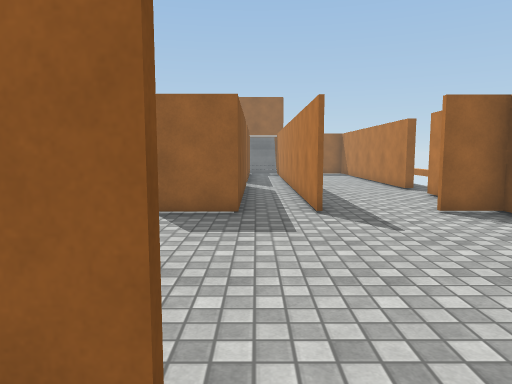
View 1 (above)

16 first-person views from a walk through a 3-D level made in the Unity game engine. The camera is 1.3 m above the floor, tilts 6° down and sees 70° across. The floor is counted in squares, 1 m on a side. Each view is taken from the middle of a square. On the plan, view 1 faces up. The plan holds only what a view shows up to about 15 squares ahead; the rest is blank. The place goes on beyond the plan. The player is left out. Surface patterns are stand-ins for the level's own textures.

View 2
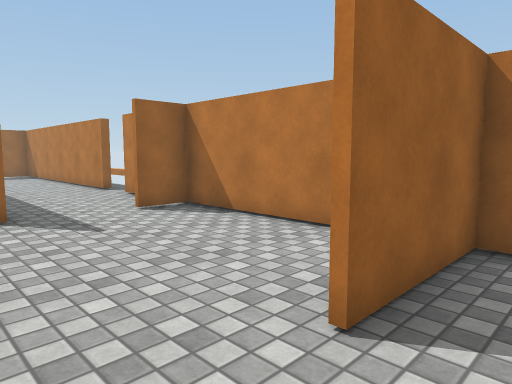

View 3
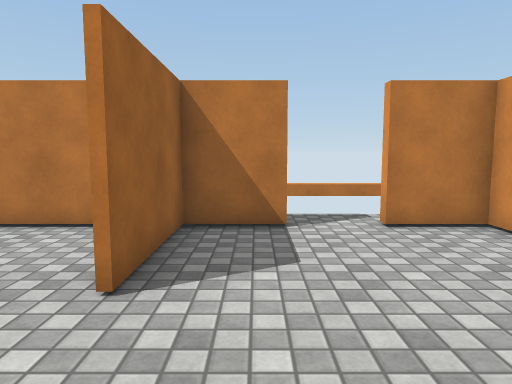

View 4
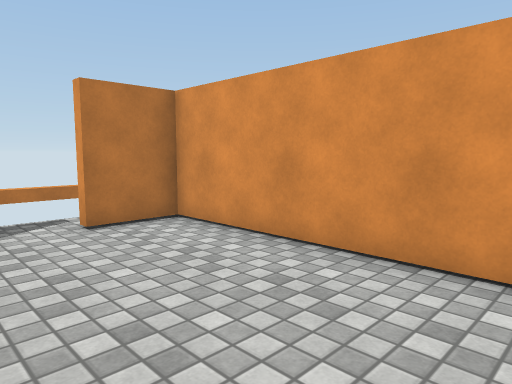

View 5
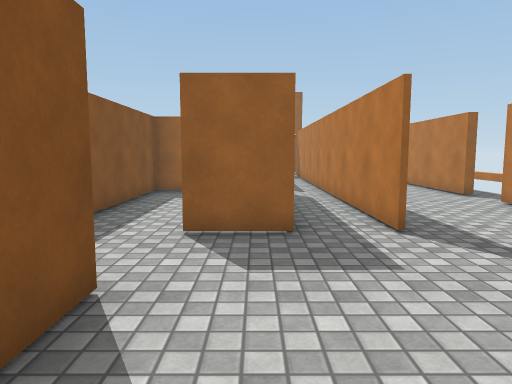

View 6
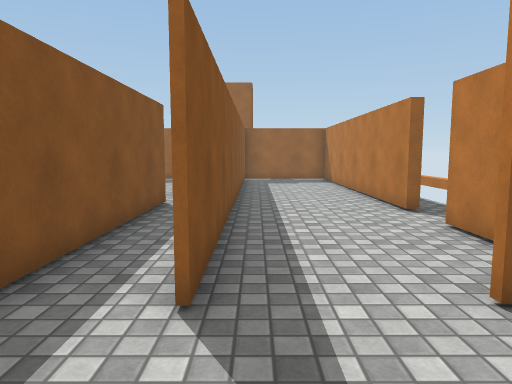

View 7
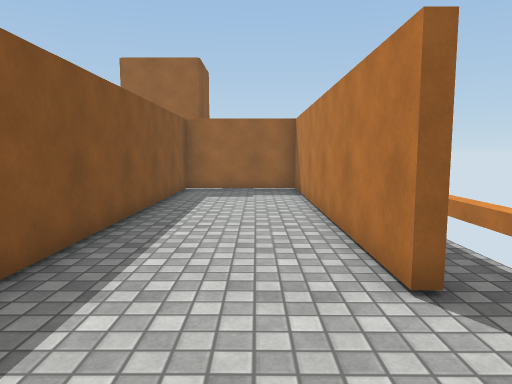

View 8
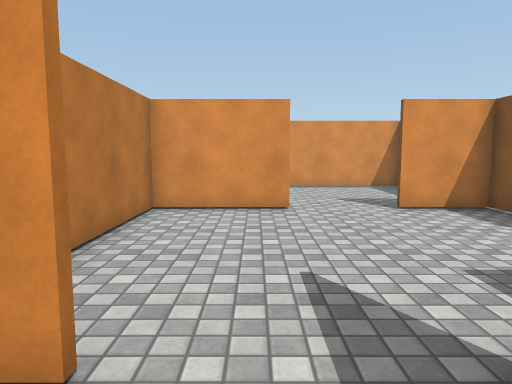

View 9
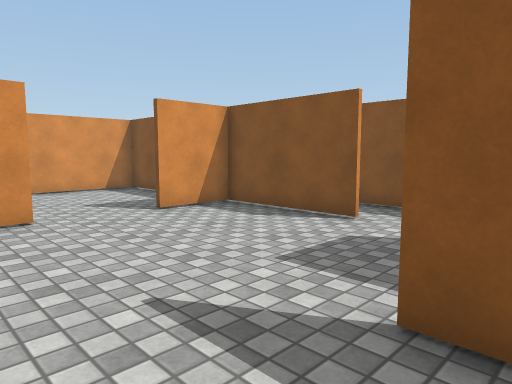

View 10
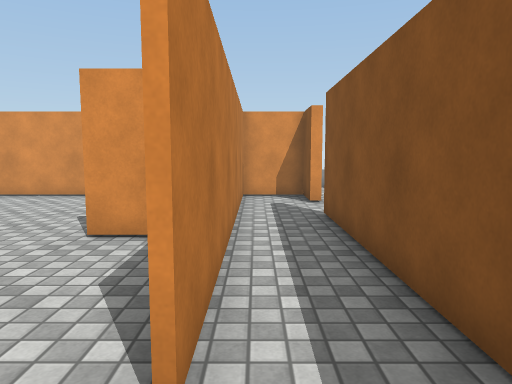

View 11
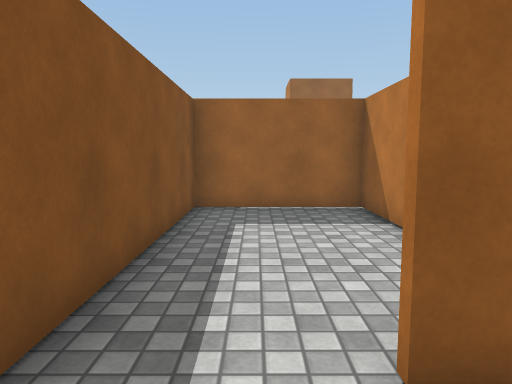

View 12
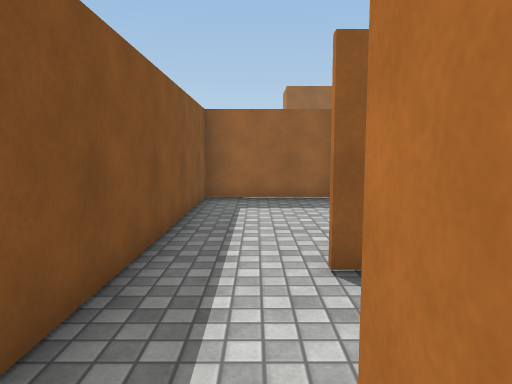

View 13
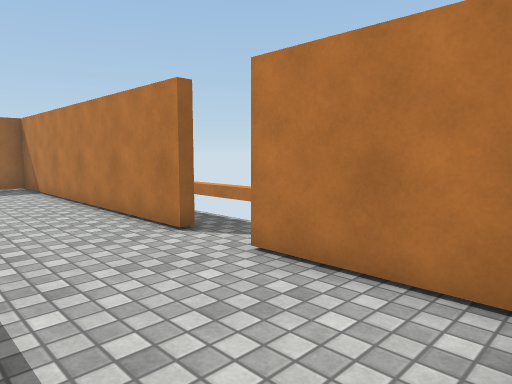

View 14
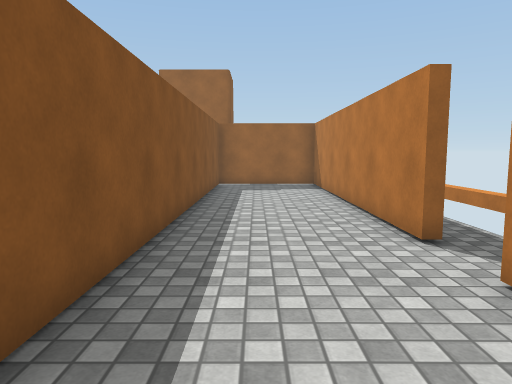

View 15
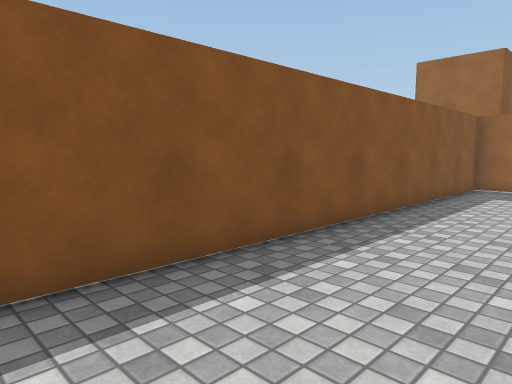

View 16
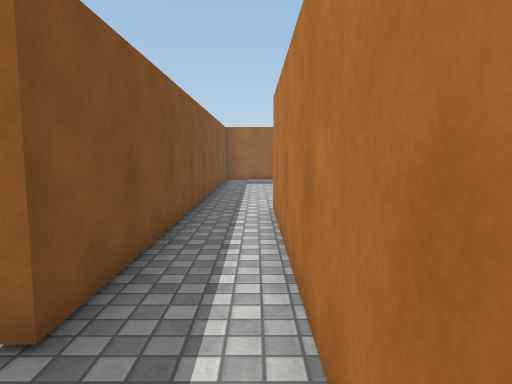

### Floor plan
Points are (right, up) in squares from view 1. A wall is a line through its corners. A room is listed if a view was taken in it or the views show most of it. See-through windows are left out.
Room 1 (views 1, 2, 3, 4, 5, 6, 7, 8, 9, 13, 14, 15)
walls: (5.4, 8.5) (5.4, 11.6); (-0.4, 7.8) (-2.2, 7.8); (5.4, 13.2) (5.4, 23.3) (1.5, 23.3) (1.5, 7.9); (-2.5, 5.4) (-2.5, 1.4) (-0.4, 1.4); (2.1, 1.4) (5.5, 1.4); (5.5, 1.3) (2.1, 1.3); (-0.4, 1.3) (-1, 1.3); (5.4, -0.6) (5.4, 7.8) (4, 7.8); (-2.5, -2.4) (-2.5, -4.2); (-2, -4.1) (5.4, -4.1) (5.4, -2.2)
low walls: (6.8, 12.9) (6.8, 15.8); (6.8, -2.8) (6.8, -0.6)
ways out: opening at (-2, 6.5) to room 2
Room 2 (views 10, 11, 12, 16)
walls: (-4.4, 8.6) (-4.4, -0.8); (-4.9, -2.7) (-4.4, -2.7) (-4.4, -4.1) (-2, -4.1); (-2.6, -4.2) (-2.6, 5.4)
ways out: opening at (-2, 6.5) to room 1; opening at (-3.5, 8) to room 3
Room 3 (no view inside)
walls: (-0.5, 12) (-0.5, 14.5) (-4.4, 14.5) (-4.4, 8.6)
ways out: opening at (-3.5, 8) to room 2

Where each view was taken, in squares from view 1:
view 1: 0 up, 0 right, facing up
view 2: 0 up, 0 right, facing up-right
view 3: 0 up, 1 left, facing right
view 4: 0 up, 1 left, facing down-right
view 5: 2 up, 1 left, facing up
view 6: 5 up, 2 right, facing up
view 7: 10 up, 4 right, facing up
view 8: 10 up, 3 right, facing down
view 9: 9 up, 4 right, facing down-left
view 10: 7 up, 3 left, facing down
view 11: 6 up, 3 left, facing up
view 12: 4 up, 3 left, facing up
view 13: 8 up, 2 right, facing up-right
view 14: 8 up, 3 right, facing up
view 15: 9 up, 5 right, facing up-left
view 16: 3 down, 3 left, facing up
